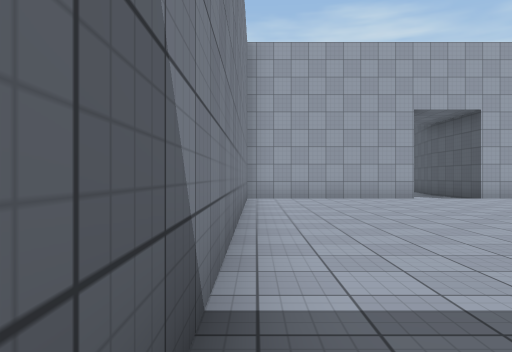
View 1 (above)

13 first-person views from a walk through a Unity game level. The camera is 1.3 m above the floor, looks level and sees 70° across. The floor is counted in squares, 2 m on a side. Each view is taken from the middle of a square. On the plan, view 1 faces up. The plan holds only what a view shows up to about 11 squares ahead; the rest is blank. The place goes on beyond the plan. The player character is not drawn. Surface patterns are stand-ins for the level's own textures.

View 2
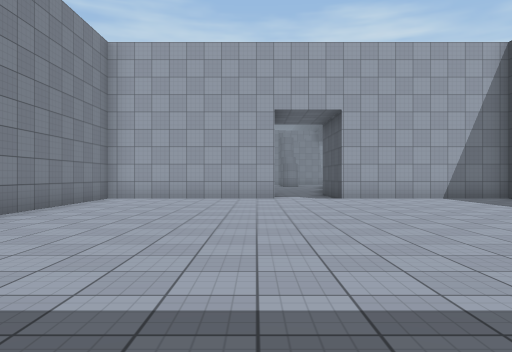

View 3
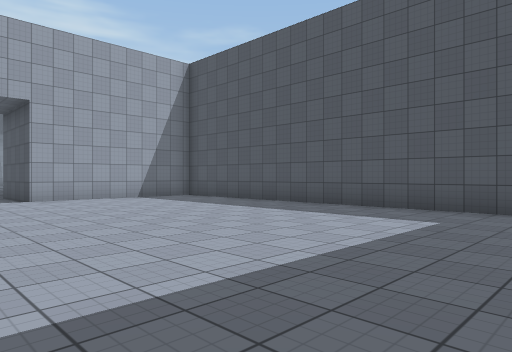

View 4
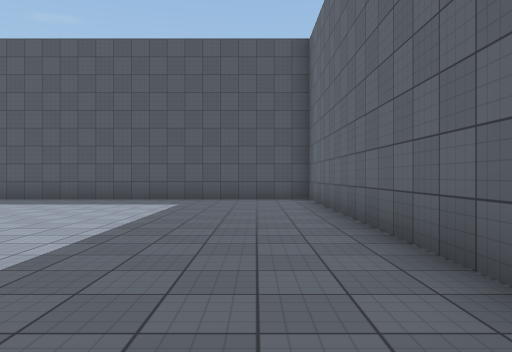

View 5
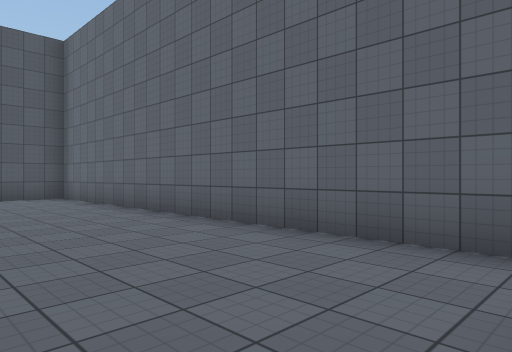

View 6
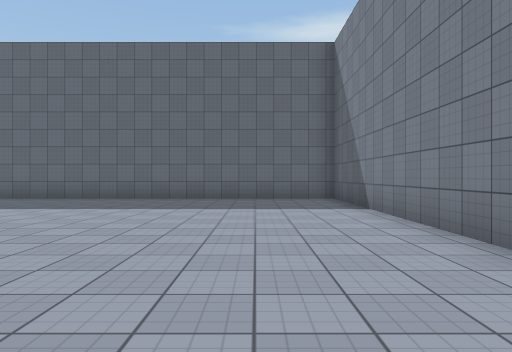

View 7
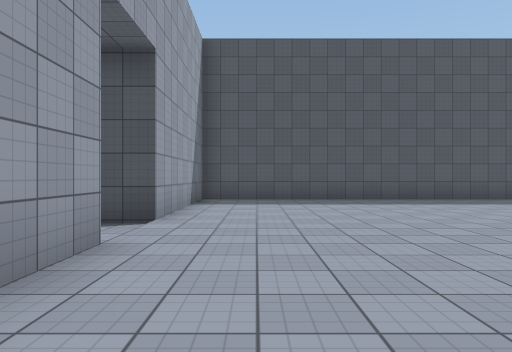

View 8
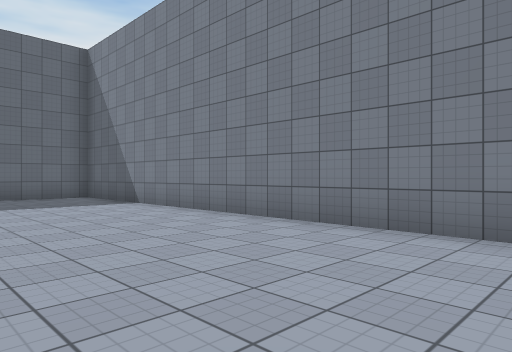

View 9
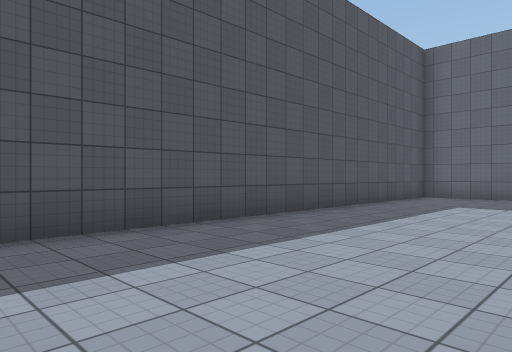

View 10
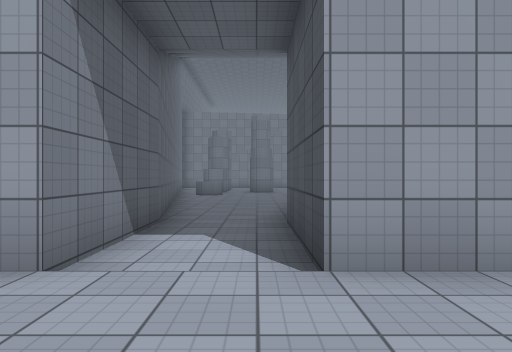

View 11
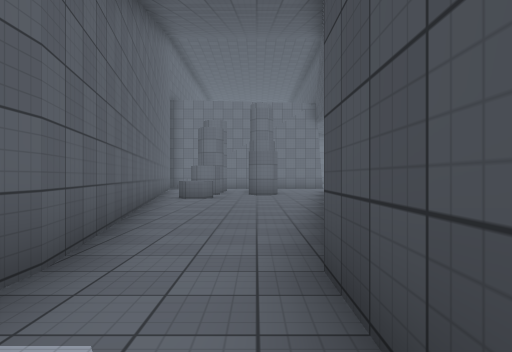

View 12
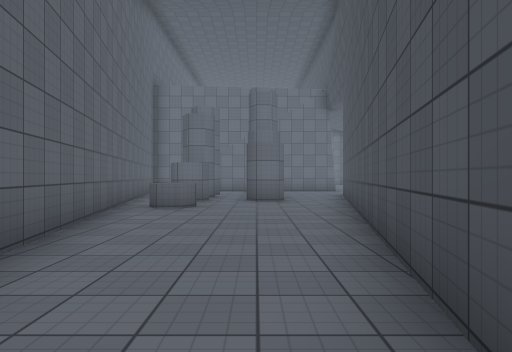

View 13
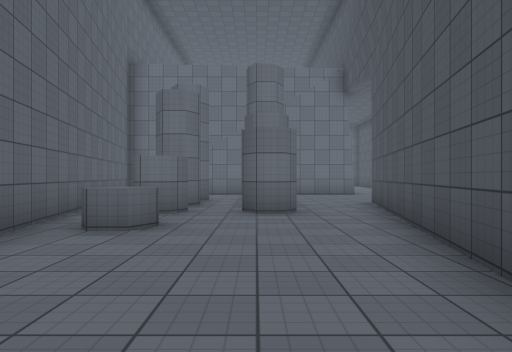

### Floor plan
Points are (right, up) in squares from view 1. A wall is a line through its corners. A room is listed if a view was taken in it or the views show most of it. See-through windows are left out.
Room 1 (views 1, 2, 3, 4, 5, 6, 7, 8, 9, 10)
walls: (4.5, 10.5) (-0.3, 10.5) (-0.3, -1.5) (11.2, -1.5) (11.2, 10.5) (6.5, 10.5)
ways out: opening at (5.5, 11) to room 2
Room 2 (views 11, 12, 13)
walls: (6.8, 15.1) (8.4, 23.3); (6.8, 23.7) (6.5, 23.3) (6, 23.3) (5.7, 23.7); (4.8, 23.7) (4.5, 23.3) (4, 23.3) (3.7, 23.7); (2.7, 23.5) (4.5, 13.5) (4.5, 10.5); (6.5, 10.5) (6.5, 13.5)
low walls: (4.8, 21.8) (4.5, 21.3) (4, 21.3) (3.7, 21.8)
ways out: opening at (5.5, 11) to room 1; opening at (3, 24.5); opening at (5, 24.5); opening at (7.5, 24.5)

Where each view was taken, in squares from view 1:
view 1: 0 up, 0 right, facing up
view 2: 0 up, 4 right, facing up
view 3: 0 up, 4 right, facing up-right
view 4: 0 up, 1 right, facing right
view 5: 2 up, 0 right, facing down-right
view 6: 9 up, 2 right, facing down
view 7: 9 up, 1 right, facing right
view 8: 10 up, 4 right, facing down-left
view 9: 10 up, 7 right, facing down-right
view 10: 8 up, 6 right, facing up
view 11: 11 up, 6 right, facing up
view 12: 14 up, 6 right, facing up
view 13: 17 up, 6 right, facing up
